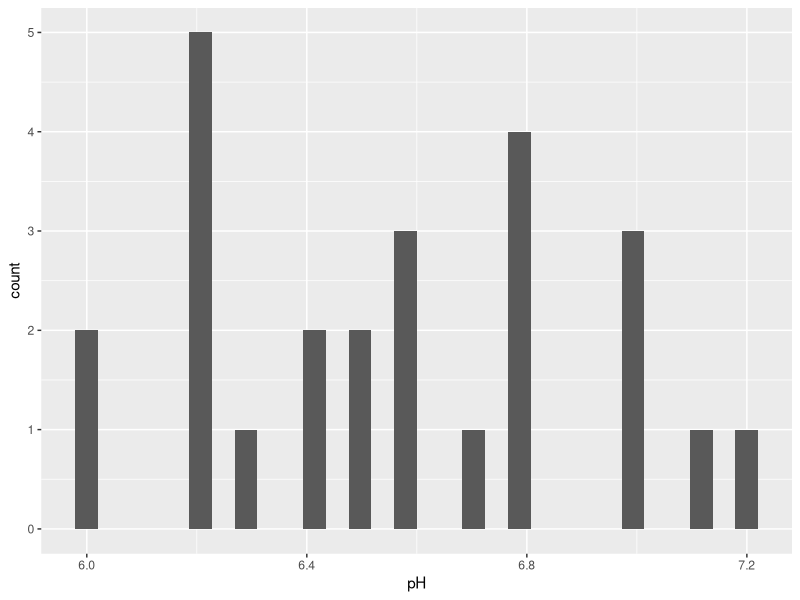
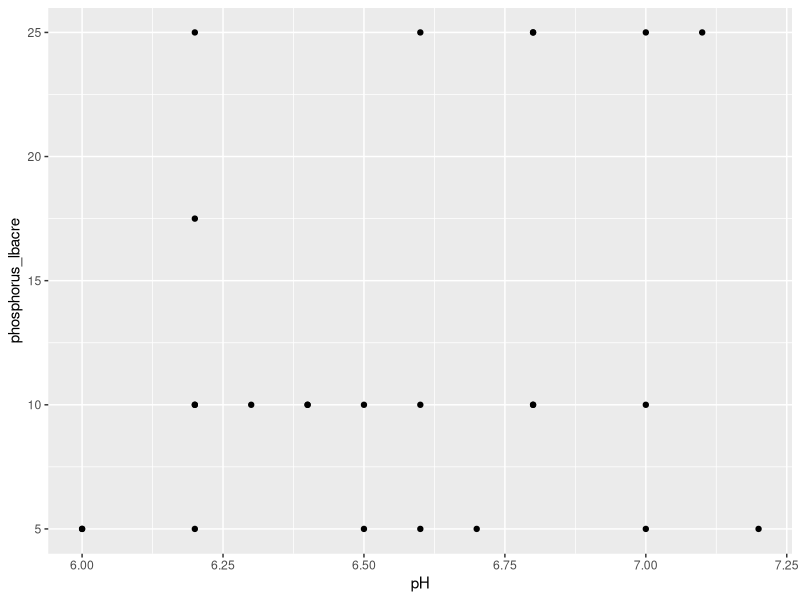
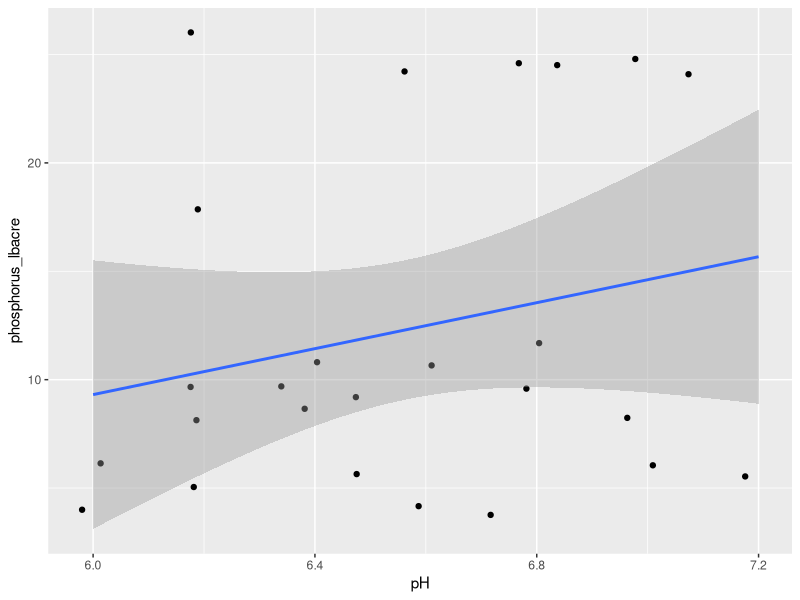
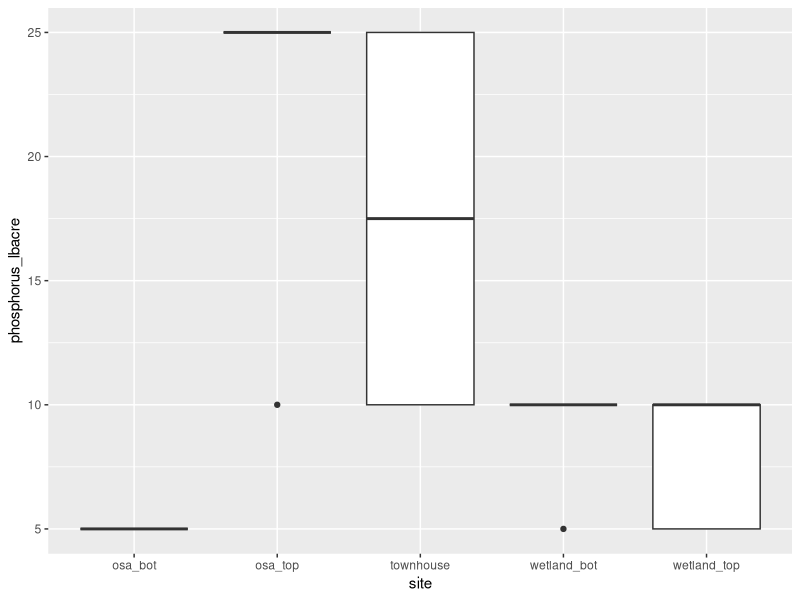

Reproduce these figures in R, in order.
## ---- chunk 1
help.search("bar plot")
## ---- chunk 2
3 + 5
## ---- chunk 3
(3 * 5) + 7
## ---- chunk 4
3 * 5 + 7
## ---- chunk 5
3 * (5 + 7)
## ---- chunk 6
sqrt(4)
abs(-5)
round(3.14159265359, 2)
## ---- chunk 7
# What working directory am I in?
getwd()

# Move to a different directory?
setwd(".")
## ---- chunk 8
my_var <- 8
## ---- chunk 9
my_var2 <- 10
## ---- chunk 10
my_var + my_var2
## ---- chunk 11
my_var_tot <- my_var + my_var2
## ---- chunk 12
my_var2 <- 3
## ---- chunk 13
# Vector of variables
my_vect <- c(my_var, my_var2)

# Numeric vector
v1 <- c(10, 2, 8, 7, 11, 15)

# Char vector
pets <- c("cat", "dog", "rabbit", "pig")
## ---- chunk 14
v2 <- 1:10
v3 <- seq(from = 1, to = 10)
## ---- chunk 15
pets <- c("cat", "dog", "rabbit", "pig", "snake")
pets[1]
## ---- chunk 16
pets[3:4]
## ---- chunk 17
pets[c(1,4)]
## ---- chunk 18
soil_data <- read.csv("soil_nutrient_data.csv")
## ---- chunk 19
head(soil_data)
tail(soil_data)
## ---- chunk 20
summary(soil_data)
## ---- chunk 21
soil_data[5, 3]
## ---- chunk 22
soil_data[ ,5]
## ---- chunk 23
soil_data$pH
## ---- chunk 24
soil_data$pH[5]
## ---- chunk 25
soil_data[5, ]
## ---- chunk 26
soil_data[5:10, 5:7]
## ---- chunk 27
head(soil_data[5:7])
## ---- chunk 28
head(soil_data[c("site","phosphorus_lbacre")])
## ---- chunk 29
library(ggplot2)
## ---- chunk 30
ggplot(data = soil_data, aes(x = pH)) +
  geom_histogram()
## ---- chunk 31
ggplot(data = soil_data, aes(x = pH, y = phosphorus_lbacre)) +
  geom_point()
## ---- chunk 32
ggplot(data = soil_data, aes(x = pH, y = phosphorus_lbacre)) +
  geom_point(position = "jitter") +
  geom_smooth(method = "lm")
## ---- chunk 33
ggplot(data = soil_data, aes(x = site, y = phosphorus_lbacre)) +
  geom_boxplot()
